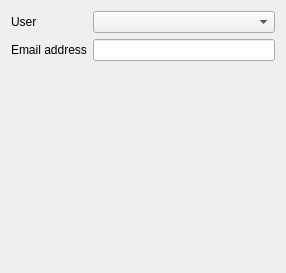
<?xml version="1.0" encoding="UTF-8"?>
<ui version="4.0">
 <class>LetterFormInsert</class>
 <widget class="QWidget" name="LetterFormInsert">
  <property name="geometry">
   <rect>
    <x>0</x>
    <y>0</y>
    <width>286</width>
    <height>273</height>
   </rect>
  </property>
  <property name="windowTitle">
   <string>Form</string>
  </property>
  <layout class="QFormLayout" name="formLayout">
   <item row="0" column="0">
    <widget class="QLabel" name="UserLabel">
     <property name="text">
      <string>User</string>
     </property>
    </widget>
   </item>
   <item row="0" column="1">
    <widget class="MyComboBox" name="userComboBox"/>
   </item>
   <item row="1" column="0">
    <widget class="QLabel" name="addressLabel">
     <property name="text">
      <string>Email address</string>
     </property>
    </widget>
   </item>
   <item row="1" column="1">
    <widget class="QLineEdit" name="emailAddressLineEdit">
     <property name="toolTip">
      <string/>
     </property>
     <property name="statusTip">
      <string/>
     </property>
     <property name="accessibleDescription">
      <string/>
     </property>
    </widget>
   </item>
  </layout>
 </widget>
 <customwidgets>
  <customwidget>
   <class>MyComboBox</class>
   <extends>QComboBox</extends>
   <header>MyQtness.myWidgets.h</header>
  </customwidget>
 </customwidgets>
 <resources/>
 <connections/>
</ui>
